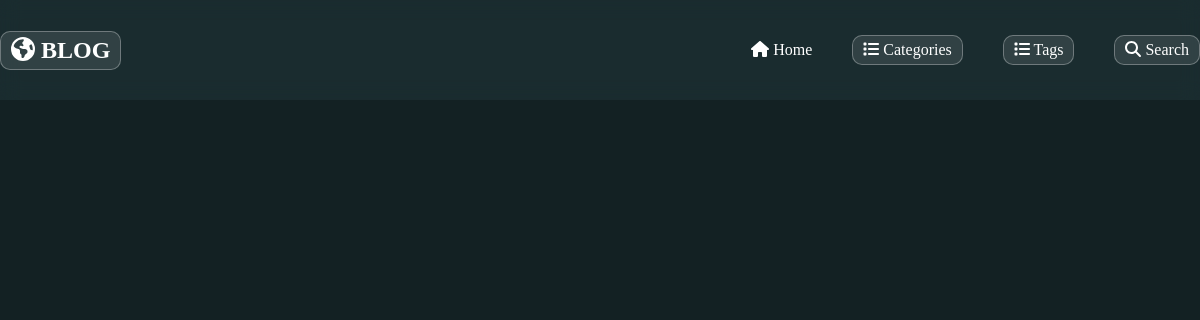
The app's page /, older data.
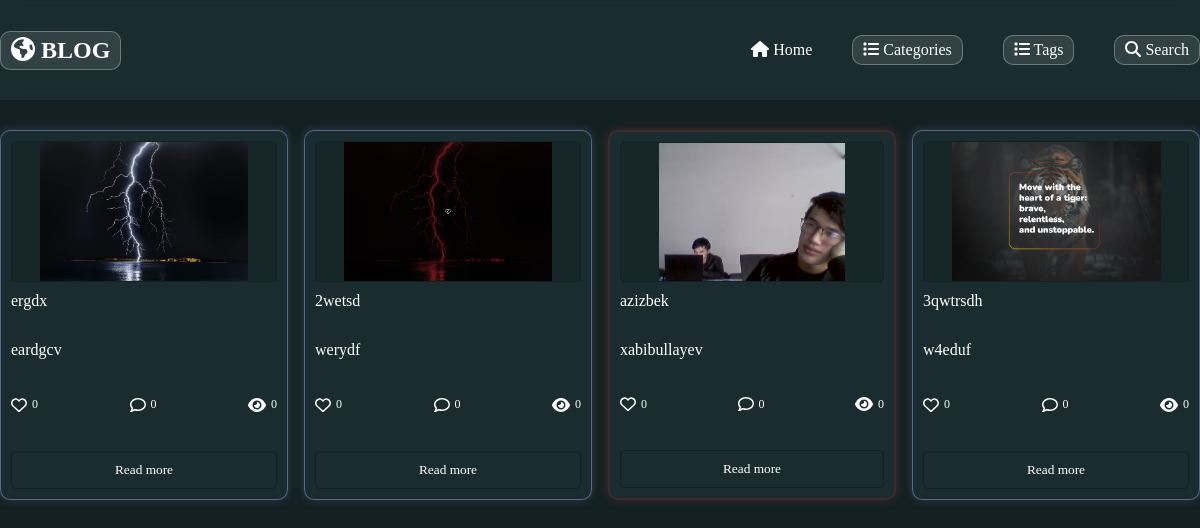
The same page, newer data.
### main_app/models.py (models this page shows, shortened)
class Article(models.Model):
    title = models.CharField(max_length=100)
    content = models.TextField()
    date = models.DateField(auto_now_add=True)
    author = models.ForeignKey('auth.User', on_delete=models.CASCADE)
    image   = models.ImageField(blank=True , upload_to="blog/")
    updated = models.DateTimeField(auto_now=True)
    likes = models.IntegerField(default=0)
    comments = models.IntegerField(default=0)
    views = models.IntegerField(default=0)
    category = models.ForeignKey(Categories, on_delete=models.CASCADE)
    tag = models.ForeignKey(Tags, on_delete=models.CASCADE)

### main_app/views.py (the view)
# urls.py: path("", views.show_article, name="articles"),
def show_article(request):
    all_articles = Article.objects.all()
    data = {
        "article": all_articles,
    }
    return render(request, "index.html", context=data)

### main_app/models.py (called while the page is built)
    def __str__(self):
        return str(self.name)

### templates/index.html (shortened to what this page needs)
{% extends "wrapper.html" %}
{% block context_index %}
<div class="container">
    <div class="blog_card_wrapper">
        {% for i in article %}
        <div class="card card_{{ i.tag }}">
            <div class="image_block" this_block_image="{{i.image.url}}">
            </div>
            <div class="context_block">
                <div class="title">
                    <p>{{ i.title }}</p>
                </div>
                <div class="main_idea">
                    <p>{{ i.content}}</p>
                </div>
                <div class="like_comment_wrapper_block">
                    <div class="like"><i class="fa-regular fa-heart"></i>
                        <p>{{i.likes}}</p>
                    </div>
                    <div class="comment"><i class="fa-regular fa-comment"></i>
                        <p>{{i.comments}}</p>
                    </div>
                    <div class="views"><i class="fa-solid fa-eye"></i>
                        <p>{{i.views}}</p>
                    </div>
                </div>
                <button class="btn_main">Read more</button>
            </div>
        </div>
        {% endfor %}
    </div>
</div>
{% endblock context_index %}

### templates/wrapper.html (shortened to what this page needs)
<!DOCTYPE html>
{% load static %}
<html lang="en">
<head>
    <link rel="stylesheet" href="{% static 'css/style.css' %}">
    <link href="{% static 'fontawesomefree/css/all.min.css' %}" rel="stylesheet" type="text/css">
</head>
<body>
</body>
<header>
    <div class="container">
        <div class="header_block">
            <div class="logo">
                <a href="/">
                    <h2 class="logo_nav_block"><i class="fa-solid fa-earth-americas"></i> BLOG</h2>
                </a>
            </div>
            <div class="nav_menu">
                <ul>
                    <li><a href="/"><i class="fa-solid fa-house"></i> Home</a></li>
                    <li class="category_btn"><i class="fa-solid fa-list"></i> Categories</li>
                    <li class="tags_btn logo_nav_block"><i class="fa-solid fa-list"></i> Tags</li>
                    <li class="logo_nav_block search_btn_nav"><i class="fa-solid fa-magnifying-glass"></i> Search</li>
                </ul>
            </div>
        </div>
    </div>
</header>
<div class="only_header" style="height: 100px;"></div>
{% block context_index %}
{% endblock context_index %}
</html>

### staticfiles/css/style.css (style rules this page uses)
* { margin: 0; padding: 0; box-sizing: border-box; font-family: 'nunito'; text-decoration: none; list-style: none; color: white; }
body { background-color: #132123; color: white; }
.container { width: 1200px; height: auto; margin: 0px auto; }
header { width: 100%; height: 100px; background-color: #223a3e79; backdrop-filter: blur(10px); position: fixed; color: white; display: flex; justify-content: center; z-index: 99 !important; }
.header_block { width: 100%; height: 100%; margin: auto; display: flex; justify-content: space-between; align-items: center; }
.logo_nav_block, .category_btn, .search_btn_nav { padding: 5px 10px; border: 1px solid rgba(255, 255, 255, 0.3); border-radius: 10px; background-color: rgba(255, 255, 255, 0.1); cursor: pointer; }
.nav_menu ul { display: flex; justify-content: center; align-items: center; gap: 40px; }
.blog_card_wrapper { padding: 30px 0px; display: grid; grid-template-columns: repeat(4, 1fr); gap: 1em; }
.image_block { width: 100%; height: 150px; border: 1px solid #132123; border-radius: 5px; background-color: #1321237a; position: relative; overflow: hidden; }
.card { height: 370px; border: 1px solid #2c6672a1; border-radius: 10px; padding: 10px; background-color: #223a3e79; display: flex; flex-direction: column; gap: 10px; }
.card_Blue { border: 1px solid #5d779bce !important; box-shadow: 0px 0px 10px #5d779b54; }
.card_Red { border: 2px solid #722c2c66 !important; box-shadow: 0px 0px 10px #722c2c8f; }
.context_block { height: 210px; display: flex; flex-direction: column; justify-content: space-between; }
.context_block button { border: 1px solid #132123; outline: none; outline: none; background-color: transparent; padding: 10px; border-radius: 5px; }
.like_comment_wrapper_block { width: 100%; height: 30px; display: flex; justify-content: space-between; align-items: center; }
.like_comment_wrapper_block div { height: 100%; display: flex; justify-content: space-between; align-items: center; gap: 5px; }
.like_comment_wrapper_block div p { font-size: 12px; }

Row changes from the older to the newer data that the page shows:
added Article: shows a picture, title "ergdx", content "eardgcv", likes "0", comments "0", views "0"
added Article: shows a picture, title "2wetsd", content "werydf", likes "0", comments "0", views "0"
added Article: shows a picture, title "azizbek", content "xabibullayev", likes "0", comments "0", views "0"
added Article: shows a picture, title "3qwtrsdh", content "w4eduf", likes "0", comments "0", views "0"
